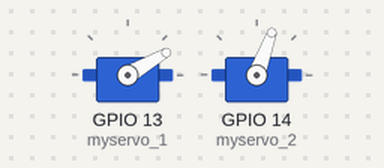
Simulated run of this sketch. Board: ESP32. Parts: 2 × servo.

Above: at 0.05 s.
At 1.0 s:
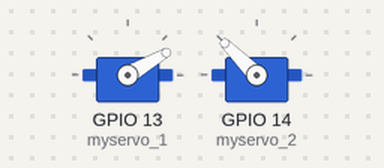
At 2.0 s:
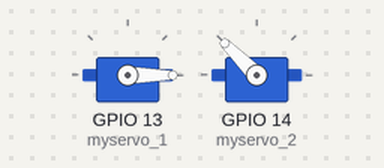
At 4.0 s:
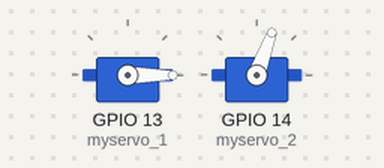
Timing chart, 0 to 5.2 s (numbered marks = the images above):
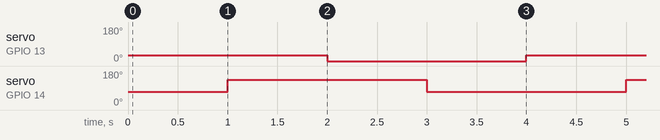

The sketch:

test_servo_CRU.ino
```cpp
#include <ESP32Servo.h>
Servo myservo_1;
Servo myservo_2;
void setup()
{
  myservo_1.attach(13);
  myservo_2.attach(14);

  myservo_1.write(0); // สั่งคลาย
  myservo_2.write(70); // สั่งราบ
}
void loop()
{
  myservo_1.write(30); // สั่งหุบ
  delay(1000);

  myservo_2.write(135); // สั่งตั้ง
  delay(1000);
  myservo_1.write(0); // สั่งคลาย
  delay(1000);
  myservo_2.write(70); // สั่งราบ
  delay(1000);
}
```

Measured:
- by itself, servo on GPIO 13 (myservo_1): alternates 30° for 2.0 s and 0° for 2.0 s
- by itself, servo on GPIO 14 (myservo_2): alternates 135° for 2.0 s and 70° for 2.0 s
